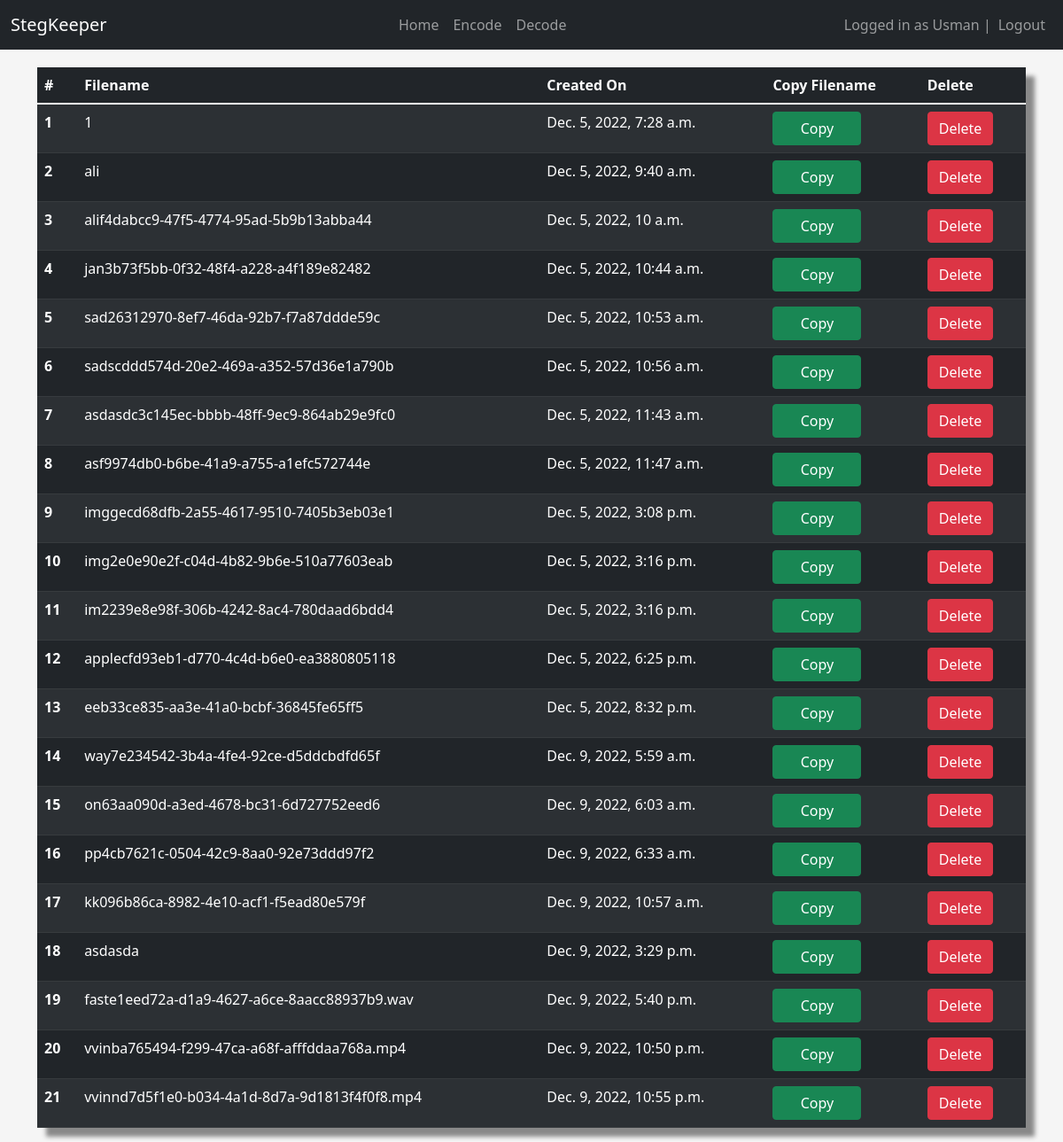
The page / (signed in) on the database as committed earlier.
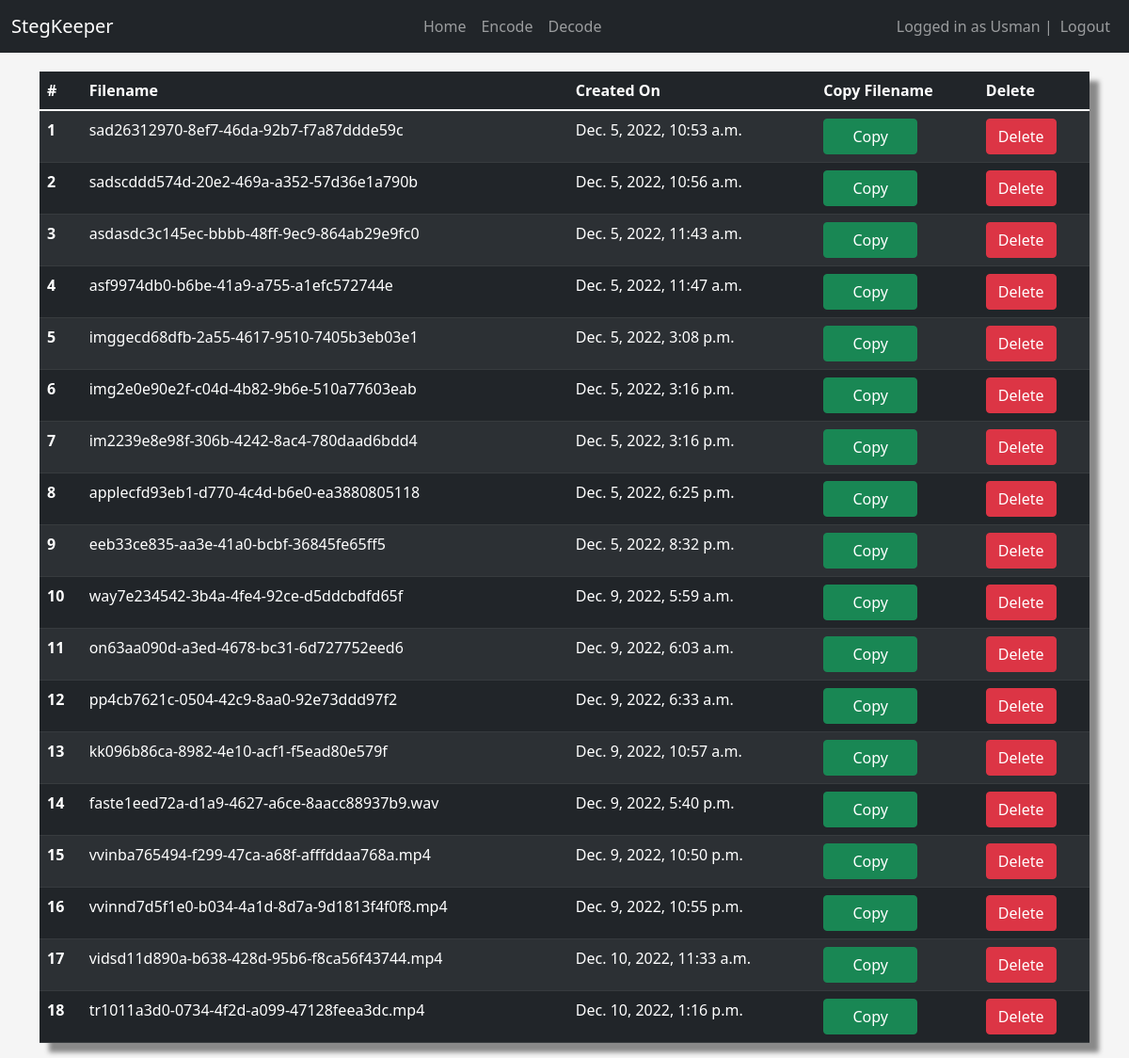
The same page on the database as committed later.
### main/models.py (models this page shows, shortened)
class Steg(models.Model):
    user=models.ForeignKey(User,on_delete=models.CASCADE)
    filename=models.CharField(max_length=50)
    user_key=models.CharField(max_length=100)
    generated_key=models.CharField(max_length=100)
    salt=models.CharField(max_length=150)
    nonce=models.CharField(max_length=150)
    tag=models.CharField(max_length=150)
    created_at = models.DateTimeField(auto_now_add=True)
    updated_at = models.DateTimeField(auto_now=True)

### main/views.py (the view)
# urls.py: 2. Add a URL to urlpatterns:  path('', views.home, name='home')
@login_required(login_url="/login")
def home(request):
    print(request.user)
    data=Steg.objects.filter(user=request.user)
    return render(request,'main/home.html',{"data":data})

### main/templates/main/home.html (shortened to what this page needs)
{% extends 'main/base.html' %} {% block title %}Home Page{% endblock %}
{% block content %}
<head>
</head>
<table
  class="table table-striped table-dark"
  style="-webkit-box-shadow: 10px 10px 5px #898989"
>
  <thead class="thead-dark">
    <tr>
      <th scope="col">#</th>
      <th scope="col">Filename</th>
      <th scope="col">Created On</th>
      <th scope="col">Copy Filename</th>
      <th scope="col">Delete</th>
    </tr>
  </thead>
  <tbody>
    {% for enc in data %}
    <tr id="{{ forloop.counter }}">
      <th scope="row">{{ forloop.counter }}</th>
      <td class="Filename">{{enc.filename}}</td>
      <td>{{enc.created_at}}</td>
      <form>
        <td><button type="button copybtn" class="btn btn-success" style="width:100px;" onClick="copyFilename()" >Copy</button></td>
      </form>
      <form method="post">
        <td><button  type="submit" formaction={% url 'delete' enc.filename forloop.counter  %} class="btn btn-danger">Delete</button></td>
      </form>
    </tr>
    {% endfor %}
  </tbody>
</table>
{% endblock %}

Rows that differ between the two databases and show on the page:
removed Steg: filename "1", created_at "Dec. 5, 2022, 7:28 a.m."
removed Steg: filename "ali", created_at "Dec. 5, 2022, 9:40 a.m."
removed Steg: filename "alif4dabcc9-47f5-4774-95ad-5b9b13abba44", created_at "Dec. 5, 2022, 10 a.m."
removed Steg: filename "jan3b73f5bb-0f32-48f4-a228-a4f189e82482", created_at "Dec. 5, 2022, 10:44 a.m."
removed Steg: filename "asdasda", created_at "Dec. 9, 2022, 3:29 p.m."
added Steg: filename "vidsd11d890a-b638-428d-95b6-f8ca56f43744.mp4", created_at "Dec. 10, 2022, 11:33 a.m."
added Steg: filename "tr1011a3d0-0734-4f2d-a099-47128feea3dc.mp4", created_at "Dec. 10, 2022, 1:16 p.m."
